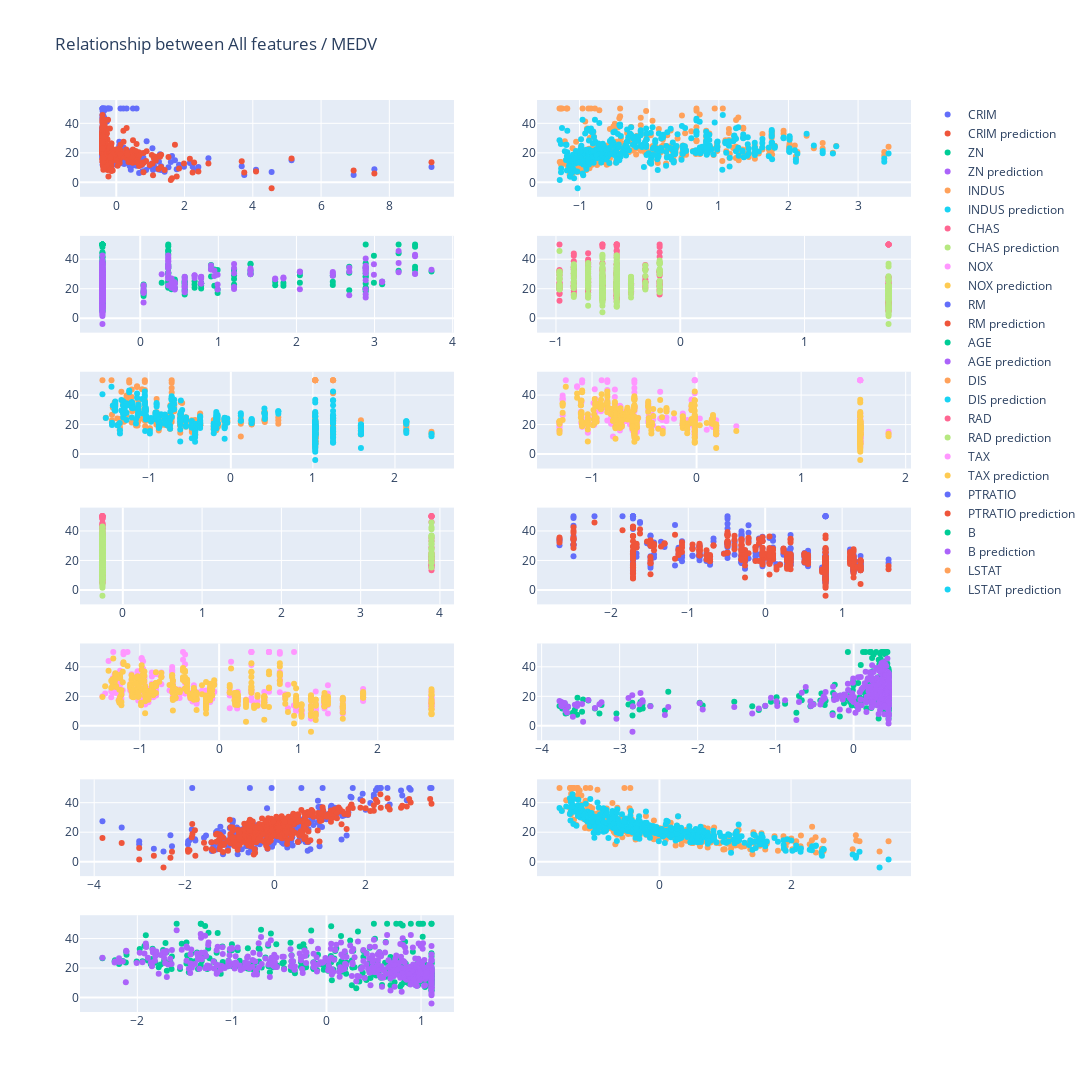

Notebook code cell kept with this figure:
### Markdown cell above
Let's check our result with parameter w,b

and plot to see how the model fit the targets

### Code cell
# Plot and see relationship
def plot_relation(X: pd.DataFrame, y: pd.DataFrame, columns):
    '''
    Plot relation between X input and y target
    
    Args:
        X (pd.DataFrame (m,n))  : Data, m examples, n features
        y (pd.DataFrame (m,1))  : target values, m values
        columns (int)             : number of desired subplot column
        
    Output
        Interation graph
    
    '''
    
    m = X.shape[1]
    rows = m // columns     # Get row
    frac = m % columns      # Get fractual
    row = 0
    col = 1

    if frac > 0:
        rows += 1
            
    fig = make_subplots(rows=rows, cols=columns)

    for i in range(m):
            
        if row >= rows:
            row = 1
            col += 1
        else:
            row += 1
        
        fig.add_trace(
            go.Scatter(
                x=X.iloc[:,i],
                y=y[y.columns[0]],
                mode='markers',
                name=X.columns[i],
                customdata=X.index.values,                                  # Add customdata for data's row index for more convinient to analysis
                hovertemplate="index:%{customdata} (X: %{x}, y: %{y})"
            ), 
            row=row, col=col)
        
        fig.add_trace(
            go.Scatter(
                x=X.iloc[:,i],
                y=np.dot(X_zscore, w_out) + b_out,
                mode='markers',
                name=f'{X.columns[i]} prediction',
                customdata=X.index.values,                                  # Add customdata for data's row index for more convinient to analysis
                hovertemplate="index:%{customdata} (X: %{x}, y: %{y})"
            ),
            row=row, col=col)

    fig.update_layout(height=400 * rows, width=600 * columns, title_text='Relationship between All features / ' + y.columns.values[0])
    fig.show()
    
plot_relation(X_zscore_df, y_df, 2)

### Figure 1 — Plotly figure (JSON) as saved in the notebook; plotly's stock layout.template omitted (floating-point values rounded to 4 significant figures; data arrays with more than 128 entries replaced by an {"elided": "..."} marker saying what was removed)
{"data": [{"customdata": {"elided": "404 int values"}, "hovertemplate": "index:%{customdata} (X: %{x}, y: %{y})", "mode": "markers", "name": "CRIM", "type": "scatter", "x": {"elided": "404 float values"}, "xaxis": "x", "y": {"elided": "404 float values"}, "yaxis": "y"}, {"customdata": {"elided": "404 int values"}, "hovertemplate": "index:%{customdata} (X: %{x}, y: %{y})", "mode": "markers", "name": "CRIM prediction", "type": "scatter", "x": {"elided": "404 float values"}, "xaxis": "x", "y": {"elided": "404 float values"}, "yaxis": "y"}, {"customdata": {"elided": "404 int values"}, "hovertemplate": "index:%{customdata} (X: %{x}, y: %{y})", "mode": "markers", "name": "ZN", "type": "scatter", "x": {"elided": "404 float values"}, "xaxis": "x3", "y": {"elided": "404 float values"}, "yaxis": "y3"}, {"customdata": {"elided": "404 int values"}, "hovertemplate": "index:%{customdata} (X: %{x}, y: %{y})", "mode": "markers", "name": "ZN prediction", "type": "scatter", "x": {"elided": "404 float values"}, "xaxis": "x3", "y": {"elided": "404 float values"}, "yaxis": "y3"}, {"customdata": {"elided": "404 int values"}, "hovertemplate": "index:%{customdata} (X: %{x}, y: %{y})", "mode": "markers", "name": "INDUS", "type": "scatter", "x": {"elided": "404 float values"}, "xaxis": "x5", "y": {"elided": "404 float values"}, "yaxis": "y5"}, {"customdata": {"elided": "404 int values"}, "hovertemplate": "index:%{customdata} (X: %{x}, y: %{y})", "mode": "markers", "name": "INDUS prediction", "type": "scatter", "x": {"elided": "404 float values"}, "xaxis": "x5", "y": {"elided": "404 float values"}, "yaxis": "y5"}, {"customdata": {"elided": "404 int values"}, "hovertemplate": "index:%{customdata} (X: %{x}, y: %{y})", "mode": "markers", "name": "CHAS", "type": "scatter", "x": {"elided": "404 float values"}, "xaxis": "x7", "y": {"elided": "404 float values"}, "yaxis": "y7"}, {"customdata": {"elided": "404 int values"}, "hovertemplate": "index:%{customdata} (X: %{x}, y: %{y})", "mode": "markers", "name": "CHAS prediction", "type": "scatter", "x": {"elided": "404 float values"}, "xaxis": "x7", "y": {"elided": "404 float values"}, "yaxis": "y7"}, {"customdata": {"elided": "404 int values"}, "hovertemplate": "index:%{customdata} (X: %{x}, y: %{y})", "mode": "markers", "name": "NOX", "type": "scatter", "x": {"elided": "404 float values"}, "xaxis": "x9", "y": {"elided": "404 float values"}, "yaxis": "y9"}, {"customdata": {"elided": "404 int values"}, "hovertemplate": "index:%{customdata} (X: %{x}, y: %{y})", "mode": "markers", "name": "NOX prediction", "type": "scatter", "x": {"elided": "404 float values"}, "xaxis": "x9", "y": {"elided": "404 float values"}, "yaxis": "y9"}, {"customdata": {"elided": "404 int values"}, "hovertemplate": "index:%{customdata} (X: %{x}, y: %{y})", "mode": "markers", "name": "RM", "type": "scatter", "x": {"elided": "404 float values"}, "xaxis": "x11", "y": {"elided": "404 float values"}, "yaxis": "y11"}, {"customdata": {"elided": "404 int values"}, "hovertemplate": "index:%{customdata} (X: %{x}, y: %{y})", "mode": "markers", "name": "RM prediction", "type": "scatter", "x": {"elided": "404 float values"}, "xaxis": "x11", "y": {"elided": "404 float values"}, "yaxis": "y11"}, {"customdata": {"elided": "404 int values"}, "hovertemplate": "index:%{customdata} (X: %{x}, y: %{y})", "mode": "markers", "name": "AGE", "type": "scatter", "x": {"elided": "404 float values"}, "xaxis": "x13", "y": {"elided": "404 float values"}, "yaxis": "y13"}, {"customdata": {"elided": "404 int values"}, "hovertemplate": "index:%{customdata} (X: %{x}, y: %{y})", "mode": "markers", "name": "AGE prediction", "type": "scatter", "x": {"elided": "404 float values"}, "xaxis": "x13", "y": {"elided": "404 float values"}, "yaxis": "y13"}, {"customdata": {"elided": "404 int values"}, "hovertemplate": "index:%{customdata} (X: %{x}, y: %{y})", "mode": "markers", "name": "DIS", "type": "scatter", "x": {"elided": "404 float values"}, "xaxis": "x2", "y": {"elided": "404 float values"}, "yaxis": "y2"}, {"customdata": {"elided": "404 int values"}, "hovertemplate": "index:%{customdata} (X: %{x}, y: %{y})", "mode": "markers", "name": "DIS prediction", "type": "scatter", "x": {"elided": "404 float values"}, "xaxis": "x2", "y": {"elided": "404 float values"}, "yaxis": "y2"}, {"customdata": {"elided": "404 int values"}, "hovertemplate": "index:%{customdata} (X: %{x}, y: %{y})", "mode": "markers", "name": "RAD", "type": "scatter", "x": {"elided": "404 float values"}, "xaxis": "x4", "y": {"elided": "404 float values"}, "yaxis": "y4"}, {"customdata": {"elided": "404 int values"}, "hovertemplate": "index:%{customdata} (X: %{x}, y: %{y})", "mode": "markers", "name": "RAD prediction", "type": "scatter", "x": {"elided": "404 float values"}, "xaxis": "x4", "y": {"elided": "404 float values"}, "yaxis": "y4"}, {"customdata": {"elided": "404 int values"}, "hovertemplate": "index:%{customdata} (X: %{x}, y: %{y})", "mode": "markers", "name": "TAX", "type": "scatter", "x": {"elided": "404 float values"}, "xaxis": "x6", "y": {"elided": "404 float values"}, "yaxis": "y6"}, {"customdata": {"elided": "404 int values"}, "hovertemplate": "index:%{customdata} (X: %{x}, y: %{y})", "mode": "markers", "name": "TAX prediction", "type": "scatter", "x": {"elided": "404 float values"}, "xaxis": "x6", "y": {"elided": "404 float values"}, "yaxis": "y6"}, {"customdata": {"elided": "404 int values"}, "hovertemplate": "index:%{customdata} (X: %{x}, y: %{y})", "mode": "markers", "name": "PTRATIO", "type": "scatter", "x": {"elided": "404 float values"}, "xaxis": "x8", "y": {"elided": "404 float values"}, "yaxis": "y8"}, {"customdata": {"elided": "404 int values"}, "hovertemplate": "index:%{customdata} (X: %{x}, y: %{y})", "mode": "markers", "name": "PTRATIO prediction", "type": "scatter", "x": {"elided": "404 float values"}, "xaxis": "x8", "y": {"elided": "404 float values"}, "yaxis": "y8"}, {"customdata": {"elided": "404 int values"}, "hovertemplate": "index:%{customdata} (X: %{x}, y: %{y})", "mode": "markers", "name": "B", "type": "scatter", "x": {"elided": "404 float values"}, "xaxis": "x10", "y": {"elided": "404 float values"}, "yaxis": "y10"}, {"customdata": {"elided": "404 int values"}, "hovertemplate": "index:%{customdata} (X: %{x}, y: %{y})", "mode": "markers", "name": "B prediction", "type": "scatter", "x": {"elided": "404 float values"}, "xaxis": "x10", "y": {"elided": "404 float values"}, "yaxis": "y10"}, {"customdata": {"elided": "404 int values"}, "hovertemplate": "index:%{customdata} (X: %{x}, y: %{y})", "mode": "markers", "name": "LSTAT", "type": "scatter", "x": {"elided": "404 float values"}, "xaxis": "x12", "y": {"elided": "404 float values"}, "yaxis": "y12"}, {"customdata": {"elided": "404 int values"}, "hovertemplate": "index:%{customdata} (X: %{x}, y: %{y})", "mode": "markers", "name": "LSTAT prediction", "type": "scatter", "x": {"elided": "404 float values"}, "xaxis": "x12", "y": {"elided": "404 float values"}, "yaxis": "y12"}], "layout": {"height": 2800, "title": {"text": "Relationship between All features / MEDV"}, "width": 1200, "xaxis": {"anchor": "y", "domain": [0, 0.45]}, "xaxis10": {"anchor": "y10", "domain": [0.55, 1]}, "xaxis11": {"anchor": "y11", "domain": [0, 0.45]}, "xaxis12": {"anchor": "y12", "domain": [0.55, 1]}, "xaxis13": {"anchor": "y13", "domain": [0, 0.45]}, "xaxis14": {"anchor": "y14", "domain": [0.55, 1]}, "xaxis2": {"anchor": "y2", "domain": [0.55, 1]}, "xaxis3": {"anchor": "y3", "domain": [0, 0.45]}, "xaxis4": {"anchor": "y4", "domain": [0.55, 1]}, "xaxis5": {"anchor": "y5", "domain": [0, 0.45]}, "xaxis6": {"anchor": "y6", "domain": [0.55, 1]}, "xaxis7": {"anchor": "y7", "domain": [0, 0.45]}, "xaxis8": {"anchor": "y8", "domain": [0.55, 1]}, "xaxis9": {"anchor": "y9", "domain": [0, 0.45]}, "yaxis": {"anchor": "x", "domain": [0.8939, 1]}, "yaxis10": {"anchor": "x10", "domain": [0.298, 0.4041]}, "yaxis11": {"anchor": "x11", "domain": [0.149, 0.2551]}, "yaxis12": {"anchor": "x12", "domain": [0.149, 0.2551]}, "yaxis13": {"anchor": "x13", "domain": [0, 0.1061]}, "yaxis14": {"anchor": "x14", "domain": [0, 0.1061]}, "yaxis2": {"anchor": "x2", "domain": [0.8939, 1]}, "yaxis3": {"anchor": "x3", "domain": [0.7449, 0.851]}, "yaxis4": {"anchor": "x4", "domain": [0.7449, 0.851]}, "yaxis5": {"anchor": "x5", "domain": [0.5959, 0.702]}, "yaxis6": {"anchor": "x6", "domain": [0.5959, 0.702]}, "yaxis7": {"anchor": "x7", "domain": [0.4469, 0.5531]}, "yaxis8": {"anchor": "x8", "domain": [0.4469, 0.5531]}, "yaxis9": {"anchor": "x9", "domain": [0.298, 0.4041]}}}
